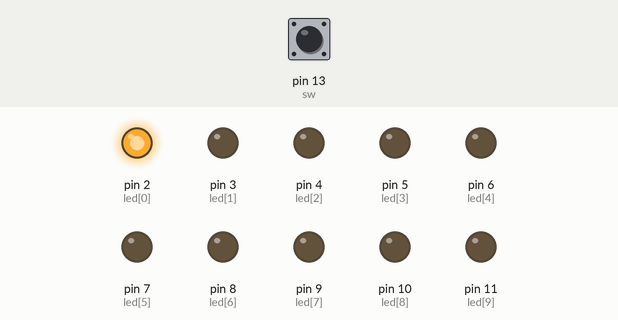
Simulated run of this sketch. Board: Arduino Uno, built with avr-gcc and run on an emulated ATmega328P. On the bench: output pins drawn as LEDs (lit = HIGH). The test bench sets the inputs (shaded band); at power-on: pin 13 (sw) HIGH.

Above: at 0.04 s.
At 0.44 s:
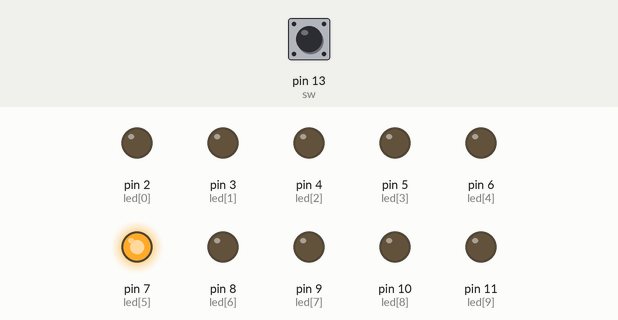
At 0.84 s:
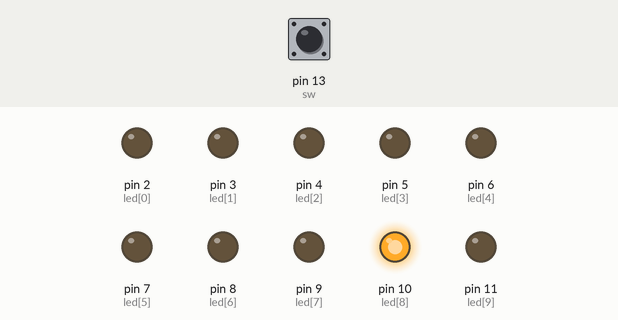
At 1.64 s:
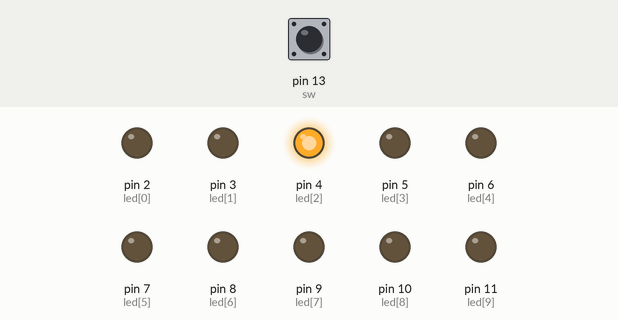
At 2.44 s:
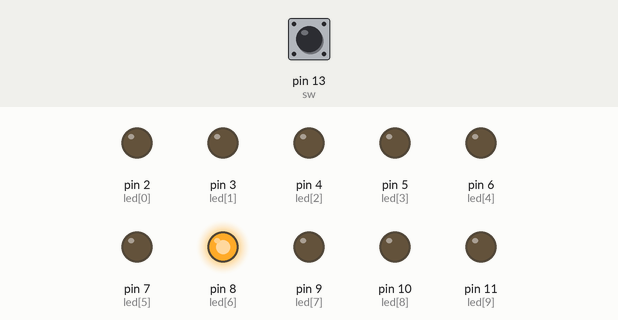
At 3.24 s:
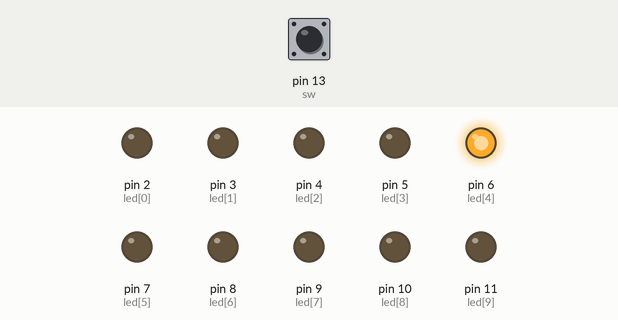
Timing chart, 0 to 3.5 s (numbered marks = the images above):
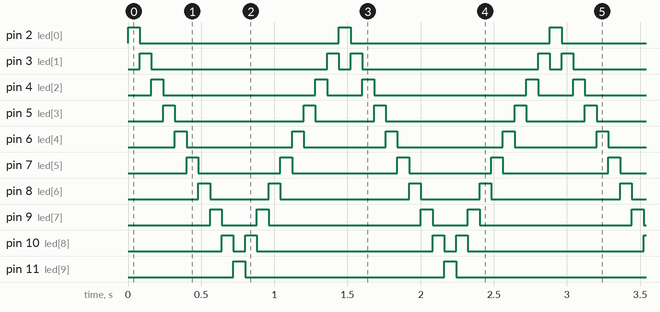

Measured:
- by itself, pin 2 (led[0]), pin 11 (led[9]): alternates HIGH for 0.08 s and LOW for 1.4 s
- by itself, pin 3 (led[1]): repeats every 1.4 s: LOW 1.2 s, HIGH 0.08 s, LOW 0.08 s, HIGH 0.08 s
- by itself, pin 4 (led[2]): repeats every 1.4 s: LOW 1.0 s, HIGH 0.08 s, LOW 0.24 s, HIGH 0.08 s
- by itself, pin 5 (led[3]): repeats every 1.4 s: LOW 0.88 s, HIGH 0.08 s, LOW 0.40 s, HIGH 0.08 s
- by itself, pin 6 (led[4]): repeats every 1.4 s: LOW 0.72 s, HIGH 0.08 s, LOW 0.56 s, HIGH 0.08 s
- by itself, pin 7 (led[5]): repeats every 1.4 s: LOW 0.56 s, HIGH 0.08 s, LOW 0.72 s, HIGH 0.08 s
- by itself, pin 8 (led[6]): repeats every 1.4 s: LOW 0.40 s, HIGH 0.08 s, LOW 0.88 s, HIGH 0.08 s
- by itself, pin 9 (led[7]): repeats every 1.4 s: LOW 0.24 s, HIGH 0.08 s, LOW 1.0 s, HIGH 0.08 s

The sketch:

rolling_flash.ino
```cpp
int led[10] = { 2, 3, 4, 5, 6, 7, 8, 9, 10, 11 };
int sw = 13;

int pos;
int dir;
bool sw_change;

void setup() {
  // put your setup code here, to run once:

  for(int i = 0; i < 10; ++i) {
    pinMode(led[i], OUTPUT);
  }
  pinMode(sw,INPUT);
  digitalWrite(sw,HIGH);

  pos = 0;
  dir = 1;
  sw_change = false;
}

void loop() {
  // put your main code here, to run repeatedly:

  for(int i = 0; i < 10; ++i) {
    if ( i == pos )
      digitalWrite(led[i], HIGH);
    else
      digitalWrite(led[i], LOW);
  }

  if ( pos == 9 && dir == 1 ) {
    dir = -1;
  } else if ( pos == 0 && dir == -1 ) {
    dir = 1;
  }
  pos = pos + dir;

  delay(80);

  if ( digitalRead(sw) == LOW && !sw_change ) {
    dir = -dir;
    sw_change = true;
  } else if ( digitalRead(sw) == HIGH && sw_change ) {
    sw_change = false;
  }

}
```
